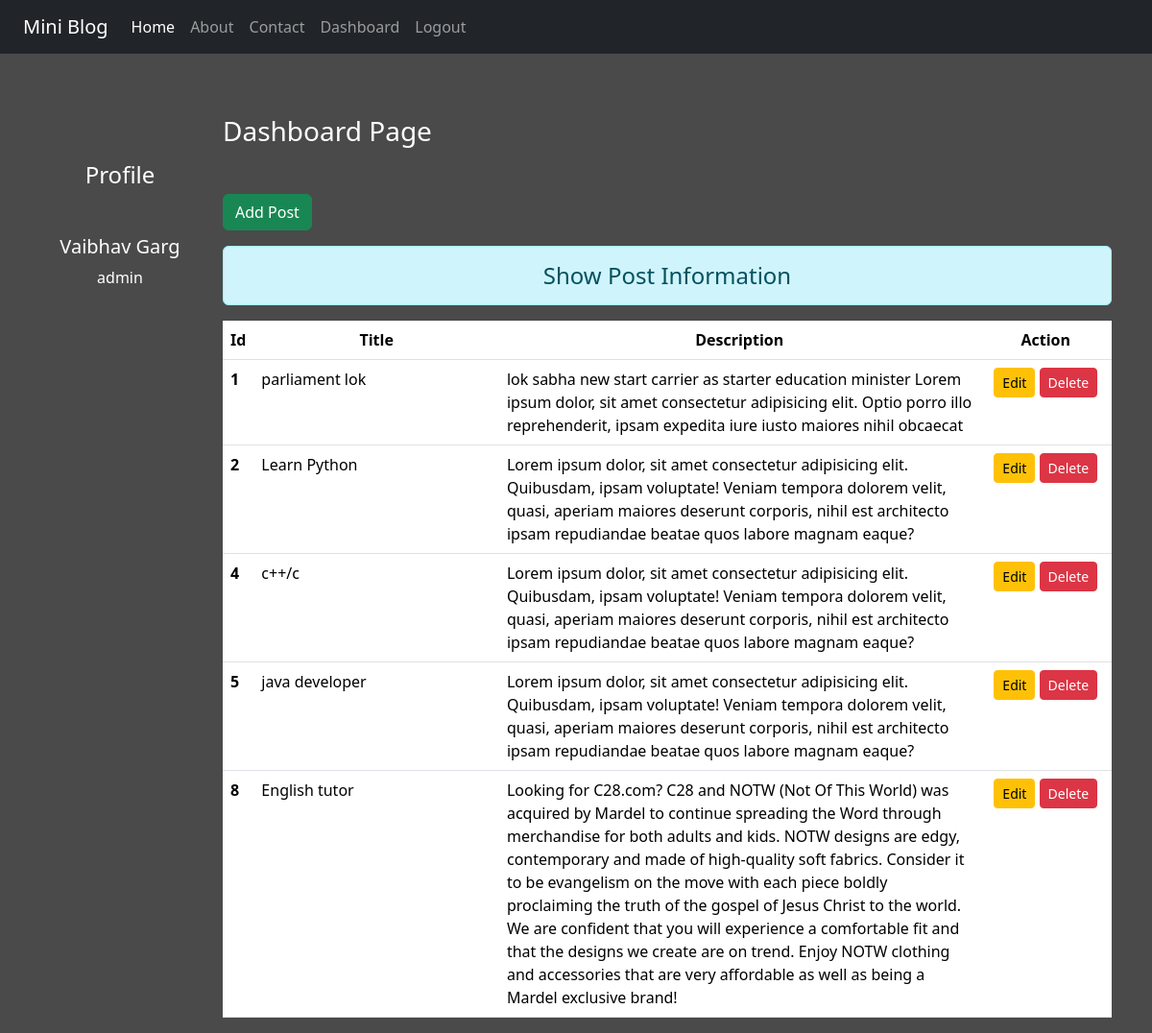
Page /dashboard/ (signed in) on the earlier database version.
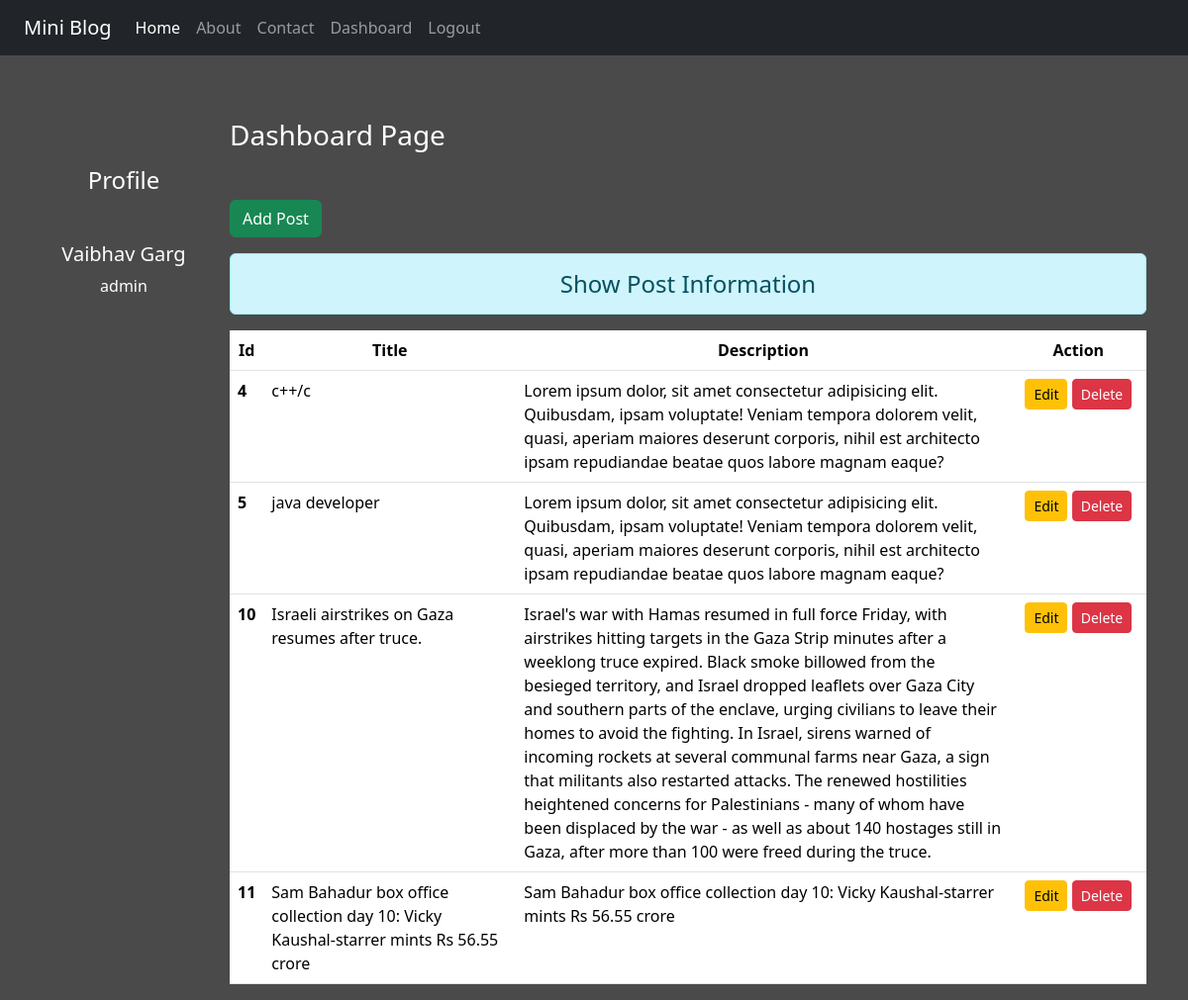
Same page on the later database version.
### blog/models.py (models this page shows)
class Post(models.Model):
    title = models.CharField(max_length=150)
    desc = models.TextField()

### blog/views.py (the view)
# urls.py: path('dashboard/', views.dashboard, name="dashboard"),
def dashboard(request):
    if request.user.is_authenticated:
        posts = Post.objects.all()
        user = request.user
        full_name = user.get_full_name()
        gps = user.groups.all()
        return render(request, 'blog/dashboard.html',{'posts':posts, 'full_name': full_name, 'groups':gps},)
    else:
        return HttpResponseRedirect('/login/')

### blog/templates/blog/dashboard.html (shortened to what this page needs)
{% extends "blog/base.html" %}
{% load static %}
{% block side %}
    <div class="col-sm-2 text-white my-5 text-center">
        <h4 class="my-5">Profile</h4>
        <h5>{{full_name}}</h5>
        {% for group in groups %}
            <p>{{group.name}}</p>
        {% endfor %}
    </div>
{% endblock side %}
{% block content %}
<div class="col-sm-10">
    <h3 class="text-white my-5">Dashboard Page</h3>
    <a href="{% url "addpost" %}" class="btn btn-success ">Add Post</a>
    <h4 class="text-center alert alert-info mt-3">Show Post Information</h4>
    {% if posts %}
    <table class="table table-hover bh-white">
        <thead>
            <tr class="text-center">
                <th scope="col" style="width:2%">Id</th>
                <th scope="col" style="width:28%">Title</th>
                <th scope="col" style="width:55%">Description</th>
                <th scope="col" style="width:15%">Action</th>
            </tr>
        </thead>
        <tbody>
            {% for post in posts %}
                <tr>
                    <th scope="row">{{post.id}}</th>
                    <td>{{post.title}}</td>
                    <td>{{post.desc}}</td>
                    <td class="text-center">
                        <a href="{% url "updatepost" post.id %}" class="btn btn-warning btn-sm">Edit</a>
                        {% if perms.blog.delete_post %}
                        <form action="{% url "deletepost" post.id %}" method="post" class="d-inline">
                            <input type="submit" class="btn btn-danger btn-sm" value="Delete">
                        </form>
                        {% endif %}
                    </td>
                </tr>
            {% endfor %}
        </tbody>
    </table>
    {% endif %}
</div>
{% endblock content %}

### blog/templates/blog/base.html (shortened to what this page needs)
<!DOCTYPE html>
{% load static %}
<html lang="en">
<head>
    <link rel="stylesheet" href="{% static 'blog/css/bootstrap.min.css' %}">
    <link rel="stylesheet" href="{% static "blog/css/style.css" %}">
</head>
<body>
    <div class="container-fluid bg-dark">
        {% include "blog/navbar.html" %}
    </div>
    <div class="container">
        <div class="row">
            <div class="col-sm-12">
            </div>
        </div>
        <div class="row">
            {% block side %}
            {% endblock side %}
            {% block content %}
            {% endblock content %}
        </div>
    </div>
</body>
</html>

### blog/templates/blog/navbar.html (shortened to what this page needs)
<nav class="navbar navbar-expand-lg bg-dark navbar-dark">
    <div class="container-fluid">
      <a class="navbar-brand" href="#">Mini Blog</a>
      <div class="collapse navbar-collapse" id="navbarNav">
        <ul class="navbar-nav">
          <li class="nav-item">
            <a class="nav-link active" aria-current="page" href="{% url "home" %}">Home</a>
          </li>
          <li class="nav-item">
            <a class="nav-link" href="{% url "about" %}">About</a>
          </li>
          <li class="nav-item">
            <a class="nav-link" href="{% url "contact" %}">Contact</a>
          </li>
          {% if request.user.is_authenticated %}
          <li class="nav-item">
            <a class="nav-link" href="{% url "dashboard" %}">Dashboard</a>
          </li>
          <li class="nav-item">
            <a class="nav-link" href="{% url "logout" %}">Logout</a>
          </li>
          {% endif %}
        </ul>
      </div>
    </div>
  </nav>

### blog/static/blog/css/style.css (style rules this page uses)
body { background-color: rgb(75,74,74); color: antiquewhite; }

Differences in the rows shown:
removed Post: id "1", title "parliament lok", desc "lok sabha new start carrier as starter education minister Lorem ipsum dolor, sit amet consectetur adipisicing elit. Optio porro illo reprehenderit, ipsam expedita iure iusto maiores nihil obcaecat"
removed Post: id "2", title "Learn Python", desc "Lorem ipsum dolor, sit amet consectetur adipisicing elit. Quibusdam, ipsam voluptate! Veniam tempora dolorem velit, quasi, aperiam maiores deserunt corporis, nihil est architecto ipsam repudiandae beatae quos labore magnam eaque?"
removed Post: id "8", title "English tutor", desc "Looking for C28.com? C28 and NOTW (Not Of This World) was acquired by Mardel to continue spreading the Word through merchandise for both adults and kids. NOTW designs are edgy, contemporary and made of high-quality soft fabrics. Consider it to be evangelism on the move with each piece boldly proclaiming the truth of the gospel of Jesus Christ to the world. We are confident that you will experience a comfortable fit and that the designs we create are on trend. Enjoy NOTW clothing and accessories that are very affordable as well as being a Mardel exclusive brand!"
added Post: id "10", title "Israeli airstrikes on Gaza resumes after truce.", desc "Israel's war with Hamas resumed in full force Friday, with airstrikes hitting targets in the Gaza Strip minutes after a weeklong truce expired. Black smoke billowed from the besieged territory, and Israel dropped leaflets over Gaza City and southern parts of the enclave, urging civilians to leave their homes to avoid the fighting. In Israel, sirens warned of incoming rockets at several communal farms near Gaza, a sign that militants also restarted attacks. The renewed hostilities heightened concerns for Palestinians - many of whom have been displaced by the war - as well as about 140 hostages still in Gaza, after more than 100 were freed during the truce."
added Post: id "11", title "Sam Bahadur box office collection day 10: Vicky Kaushal-starrer mints Rs 56.55 crore", desc "Sam Bahadur box office collection day 10: Vicky Kaushal-starrer mints Rs 56.55 crore"
